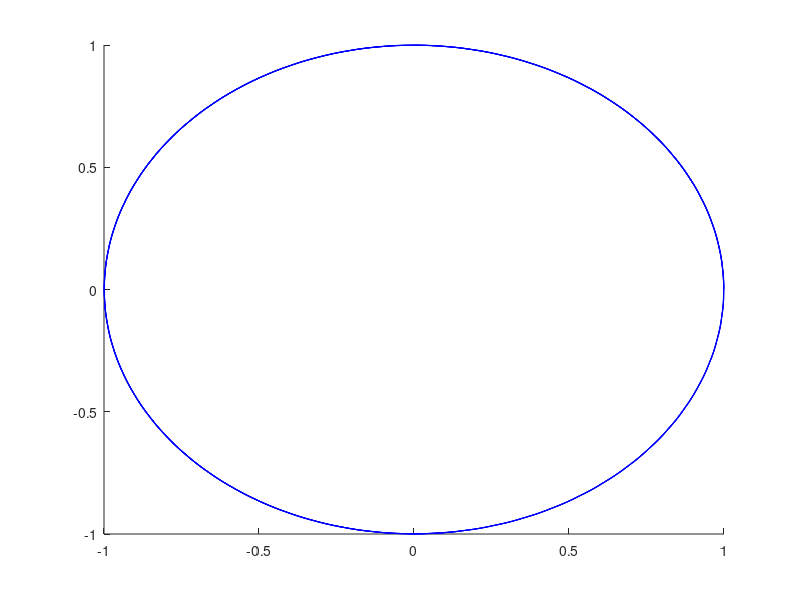

This chart was generated by the following MATLAB code:
%% Método RK-4 para sistemas:
% Cuadratura Simpson + Euler exp, imp y combinación. Método explícito.

f = @(t,y) [-y(2);y(1)];
y0 = [1;0];


t0 = 0;
tf = 30;

dt = 0.1;
n = round((tf-t0)/dt);  %asegurar que sea entero
dt = (tf-t0)/n; %recalcula dt 

tn = t0:dt:tf;
yn = zeros(length(y0),length(tn));
yn(:,1) = y0;

for i=1:n

    k1 = f(tn(i),yn(:,i));
    k2 = f(tn(i)+0.5*dt, yn(:,i)+0.5*k1*dt);
    k3 = f(tn(i)+0.5*dt, yn(:,i)+0.5*k2*dt);
    k4 = f(tn(i+1), yn(:,i)+k3*dt);

    yn(:,i+1) = yn(:,i) + 1/6*dt*(k1+2*k2+2*k3+k4);

end    

hold on
plot(yn(1,:), yn(2,:), 'b')
hold off